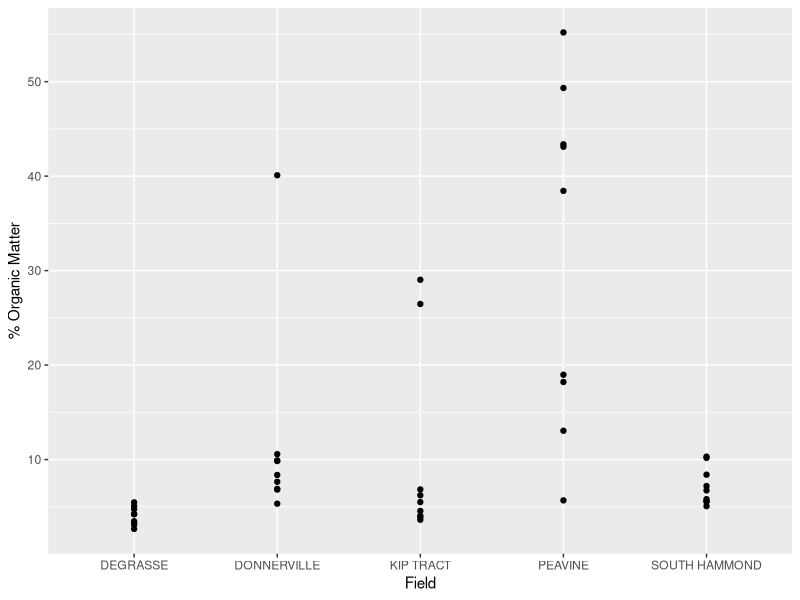
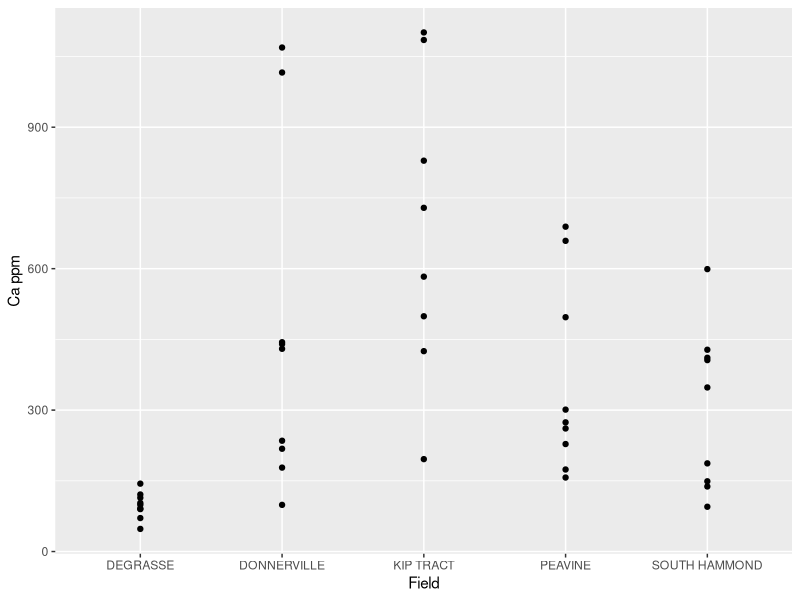
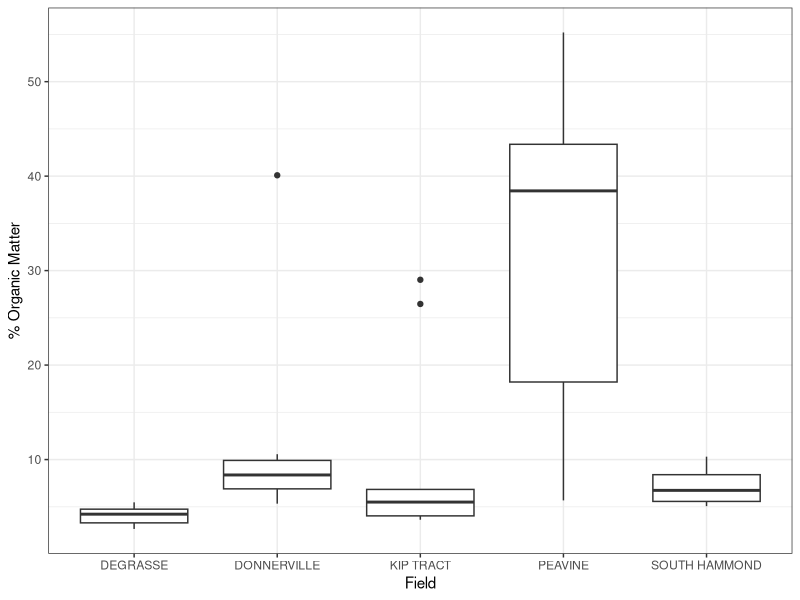
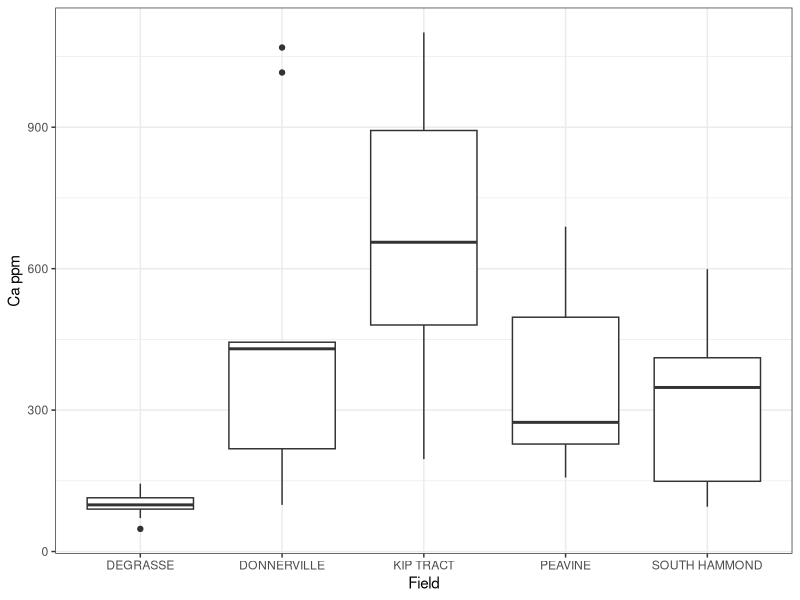
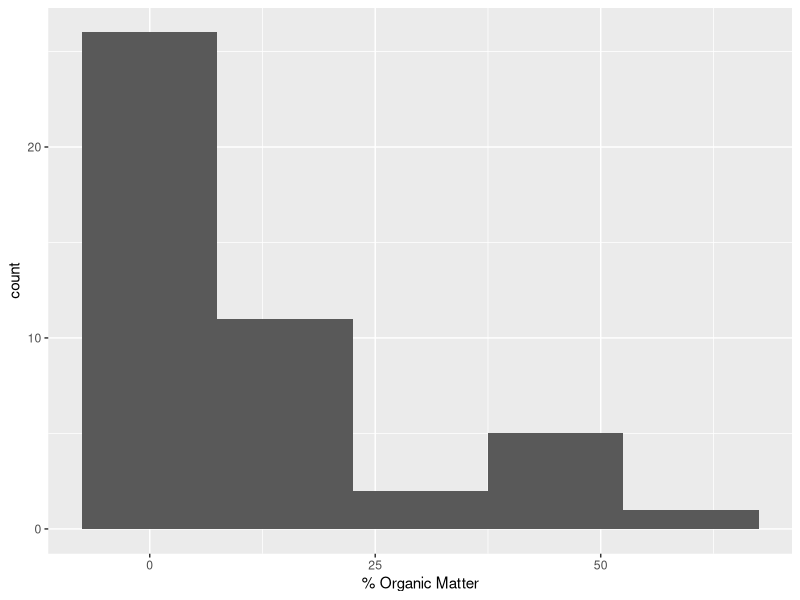
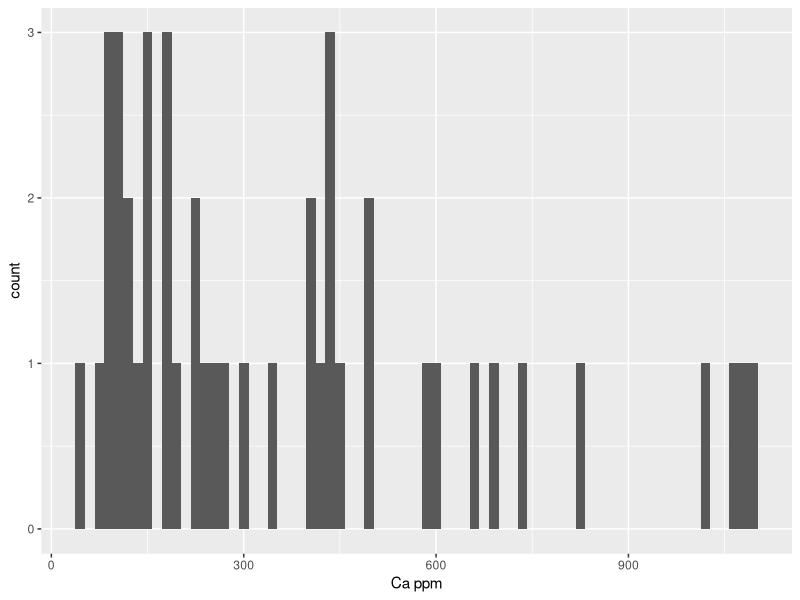
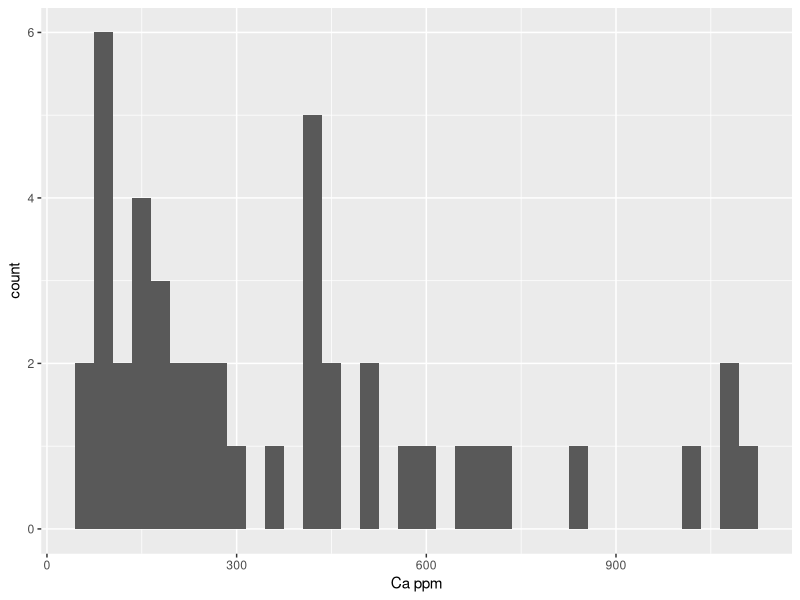

These charts were generated, in order, by the following R code:
## ---- chunk 1
rm(list = ls())
library(dplyr)
library(ggplot2)
library(here)
## ---- chunk 2
soil <- read.csv(here("Data", "soil_data.csv"))
## ---- chunk 3
# scatter plot
# field name needs to rename to just forest name

soil$Field.Name[1:9] <- "DEGRASSE"
soil$Field.Name[10:18] <- "DONNERVILLE"
soil$Field.Name[19:27] <- "KIP TRACT"
soil$Field.Name[28:36] <- "PEAVINE"
soil$Field.Name[37:45] <- "SOUTH HAMMOND"

## ---- chunk 4
library(tidyverse)
soil$Forest <-stringr::word(soil$Field.Name, 1)
## ---- chunk 5
ggplot(soil, aes(y = SOM_percent, x = Field.Name)) + geom_point() + ylab("% Organic Matter") + xlab("Field")
## ---- chunk 6
ggplot(soil, aes(y = Ca.ppm, x = Field.Name)) + geom_point() + ylab("Ca ppm") + xlab("Field")
## ---- chunk 7
ggplot(soil, aes(x = Field.Name, y = SOM_percent)) + geom_boxplot() + ylab("% Organic Matter") + xlab("Field")  + theme_bw()
## ---- chunk 8
ggplot(soil, aes(x = Field.Name, y = Ca.ppm)) + geom_boxplot() + ylab("Ca ppm") + xlab("Field")  + theme_bw()
## ---- chunk 9
ggplot(soil, aes(x = SOM_percent)) + geom_histogram(binwidth = 15) + xlab("% Organic Matter") 
## ---- chunk 10
ggplot(soil, aes(x = Ca.ppm)) + geom_histogram(binwidth = 15) + xlab("Ca ppm")
ggplot(soil, aes(x = Ca.ppm)) + geom_histogram(binwidth = 30) + xlab("Ca ppm")
